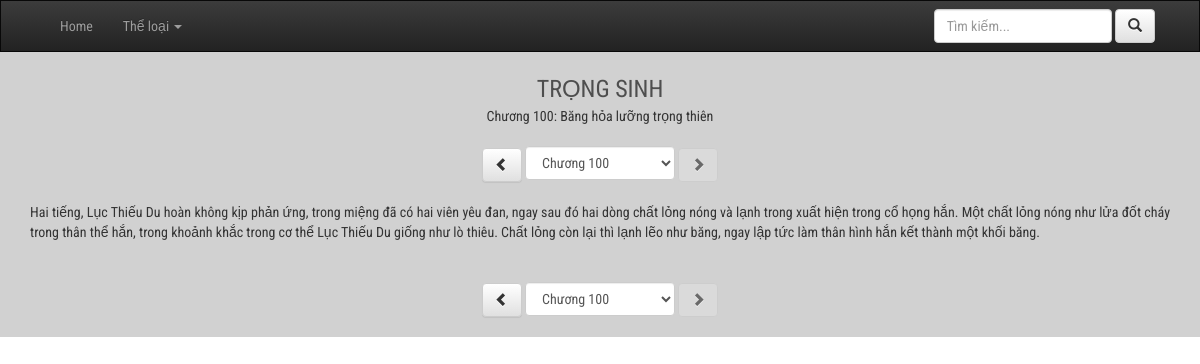
The page /desc_chap.php?id_novel=25&number_chapter=100 on the database its author committed.
### tables this page shows
CREATE TABLE `chapter` (
  `number_chapter` int(11) NOT NULL,
  `id_novel` int(11) NOT NULL,
  `name_chap` text NOT NULL,
  `content` text NOT NULL
);

CREATE TABLE `list_novel` (
  `id` int(11) NOT NULL,
  `name_novel` varchar(255) NOT NULL,
  `image` text NOT NULL,
  `author` varchar(255) NOT NULL,
  `description` text NOT NULL,
  `total_chap` int(11) NOT NULL,
  `update_time` datetime NOT NULL,
  `status` tinyint(1) NOT NULL,
  `hot` tinyint(1) NOT NULL
);

### lib_db.php (called while the page is built, shortened)
<?php
global $link;
function select_one($sql){
	$data = exec_select($sql);
	return $data[0];
}
function select_list($sql){
	return exec_select($sql);
}
function exec_select($sql){
	global $link;
	$ret = isset($ret) ? $ret : "";
	$res = mysqli_query($link, $sql) ;
	$err = mysqli_error($link);
	if ($res ){
		$ret = array();
		while( $row = mysqli_fetch_array($res,MYSQLI_NUM) )
		{
			$ret[] = $row;
		}
	}
	return $ret;
}
?>

### desc_chap.php (the view, shortened to what this page needs)
<?php
    include("lib_db.php");
    $id_novel = $_REQUEST["id_novel"];
    $number_chapter = $_REQUEST["number_chapter"];
    $sql = "select ln.name_novel, ln.total_chap, c.* from chapter c inner join list_novel ln on c.id_novel = ln.id where ln.id = $id_novel and c.number_chapter = $number_chapter";
    $chapter = select_one($sql);
    $sql = "select number_chapter from chapter where id_novel = $id_novel";
    $list_chap = select_list($sql);
?>
<!DOCTYPE html>
<html>
    <head>
        <link type="text/css" href="css/style.css" rel="stylesheet" media="screen"/>
        <link rel="stylesheet" href="https://stackpath.bootstrapcdn.com/bootstrap/3.4.1/css/bootstrap.min.css">
        <link rel="stylesheet" href="https://stackpath.bootstrapcdn.com/bootstrap/3.4.1/css/bootstrap-theme.min.css">
    </head>
    <body>
    <div class="container-fluid wrapper">
            <?php include("header.php");?>
            <div class="container-fluid content">
                <div class="container">
                    <a class="name" href="#"><?= $chapter[0]?></a>
                    <div class="name-chap"><?= "Chương " . $chapter[2] . ": " . $chapter[4] ?></div>
                    <div class="button-group">
                        <a href="desc_chap.php?id_novel=<?= $id_novel?>&number_chapter=<?= $number_chapter-1?>" <?php if($number_chapter == 1) echo " disabled "?>type="button" class="btn btn-default">
                            <span class="glyphicon glyphicon-chevron-left"></span>
                        </a>
                        <form action="desc_chap.php?id_novel=<?= $id_novel?>" method="post">
                            <select name="number_chapter" class="form-control" required="required"  onchange="this.form.submit()">
                                <?php foreach($list_chap as $value){?>
                                    <option value="<?= $value[0]?>" <?php if($value[0]==$number_chapter) echo "selected"; ?> >Chương <?= $value[0]?></option>";
                                <?php }?>
                            </select>
                        </form>
                        <a href="desc_chap.php?id_novel=<?= $id_novel?>&number_chapter=<?= $number_chapter+1?>" <?php if($number_chapter == $chapter[1]) echo " disabled "?> type="button" class="btn btn-default">
                            <span class="glyphicon glyphicon-chevron-right"></span>
                        </a>
                    </div>
                    <div class="desc">
                        <?= $chapter[5]?>
                    </div>
                    <div class="button-group">
                        <a href="desc_chap.php?id_novel=<?= $id_novel?>&number_chapter=<?= $number_chapter-1?>" <?php if($number_chapter == 1) echo " disabled "?>type="button" class="btn btn-default">
                            <span class="glyphicon glyphicon-chevron-left"></span>
                        </a>
                        <form action="desc_chap.php?id_novel=<?= $id_novel?>" method="post">
                            <select name="number_chapter" class="form-control" required="required"  onchange="this.form.submit()">
                                <?php foreach($list_chap as $value){?>
                                    <option value="<?= $value[0]?>" <?php if($value[0]==$number_chapter) echo "selected"; ?> >Chương <?= $value[0]?></option>";
                                <?php }?>
                            </select>
                        </form>
                        <a href="desc_chap.php?id_novel=<?= $id_novel?>&number_chapter=<?= $number_chapter+1?>" <?php if($number_chapter == $chapter[1]) echo " disabled "?> type="button" class="btn btn-default">
                            <span class="glyphicon glyphicon-chevron-right"></span>
                        </a>
                    </div>
                </div>
            </div>
        </div>
    </body>
</html>

### css/style.css (style rules this page uses)
* { font-family: 'Roboto Condensed',Tahoma,sans-serif; font-size:14px; }
.wrapper { background-color: #D1D1D1; padding: 0 !important; min-width: 500px; }

### desc_chap.php (style rules this page uses)
.content { text-align: center; }
.content .name { font-size: 24px; color: #4E4E4E; text-decoration: none; text-transform: uppercase; }
.content .button-group { margin: 20px 0px; display: inline-block; }
.content .button-group select { display: inline-block; width: 150px; }
.content .desc { text-align: justify; padding-bottom: 20px; }
form { display:inline; }

### rows shown on the page
chapter: id_novel.name_novel "TRỌNG SINH", number_chapter "100", name_chap "Băng hỏa lưỡng trọng thiên", content "Hai tiếng, Lục Thiếu Du hoàn không kịp phản ứng, trong miệng đã có hai viên yêu đan, ngay sau đó hai dòng chất lỏng nóng và lạnh trong xuất hiện trong cổ họng hắn. Một chất lỏng nóng như lửa đốt cháy trong thân thể hắn, trong khoảnh khắc trong cơ thể Lục Thiếu Du giống như lò thiêu. Chất lỏng còn lại thì lạnh lẽo như băng, ngay lập tức làm thân hình hắn kết thành một khối băng."
